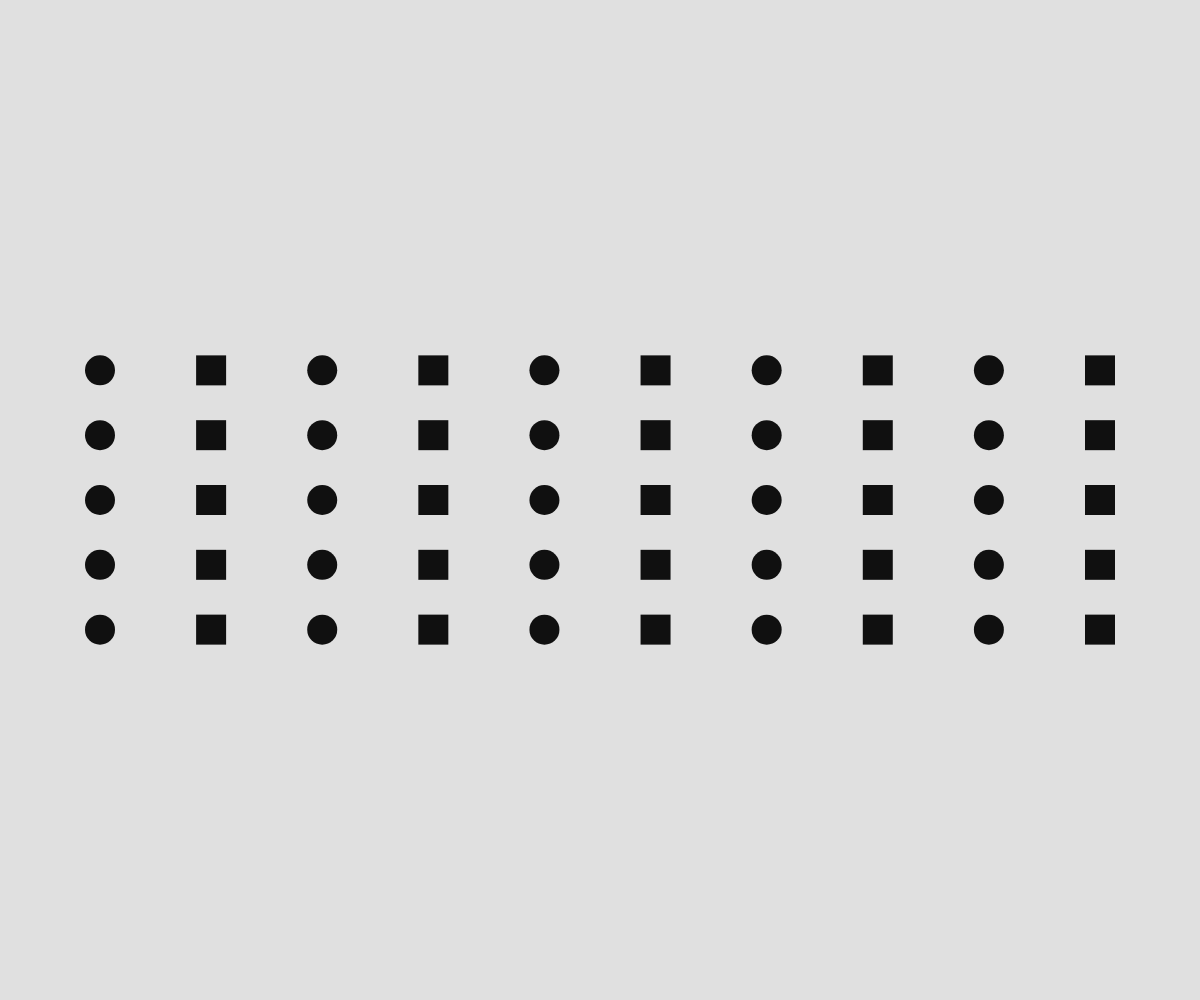
Frame 1 (no input)
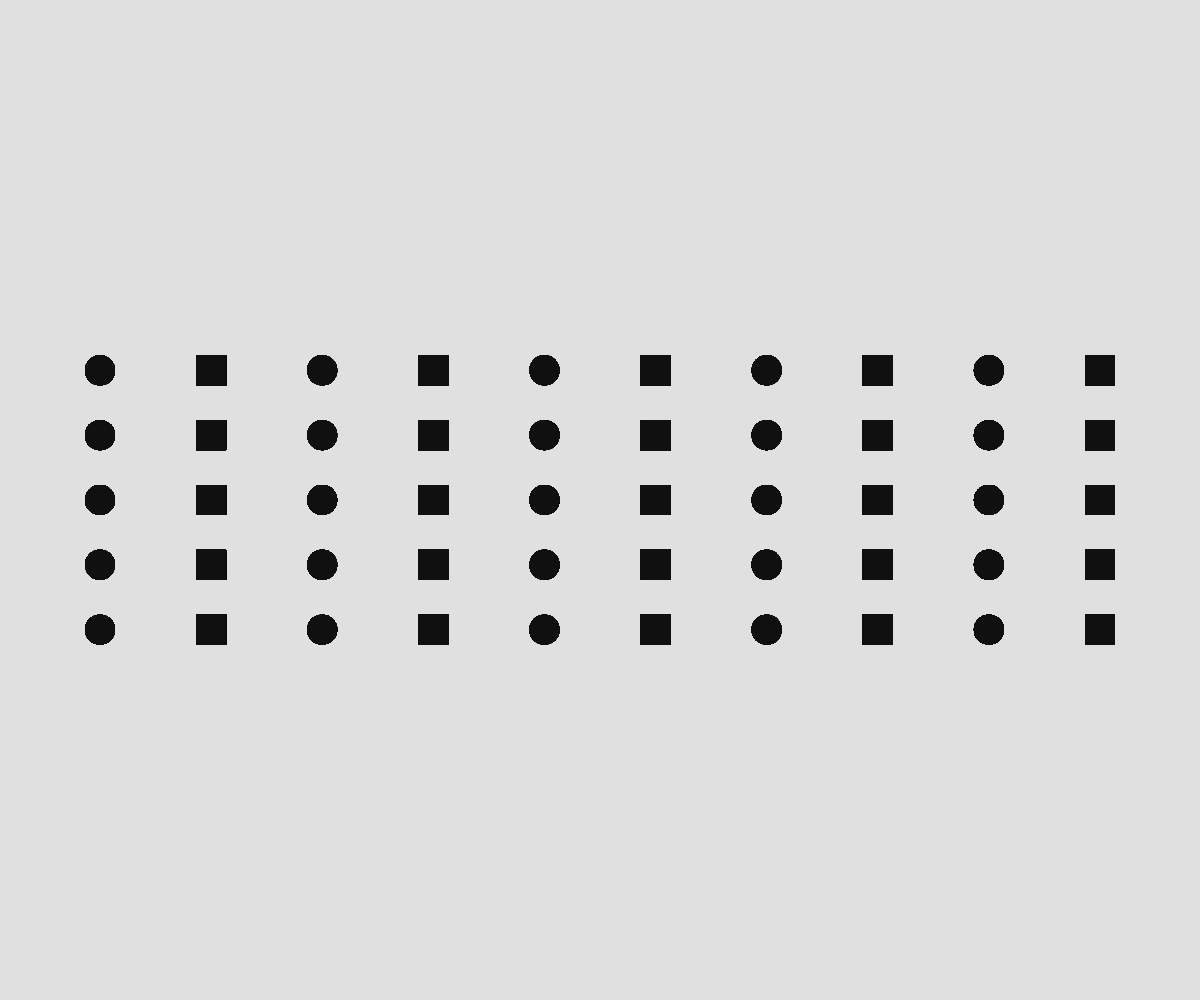
Frame 60 (no input)
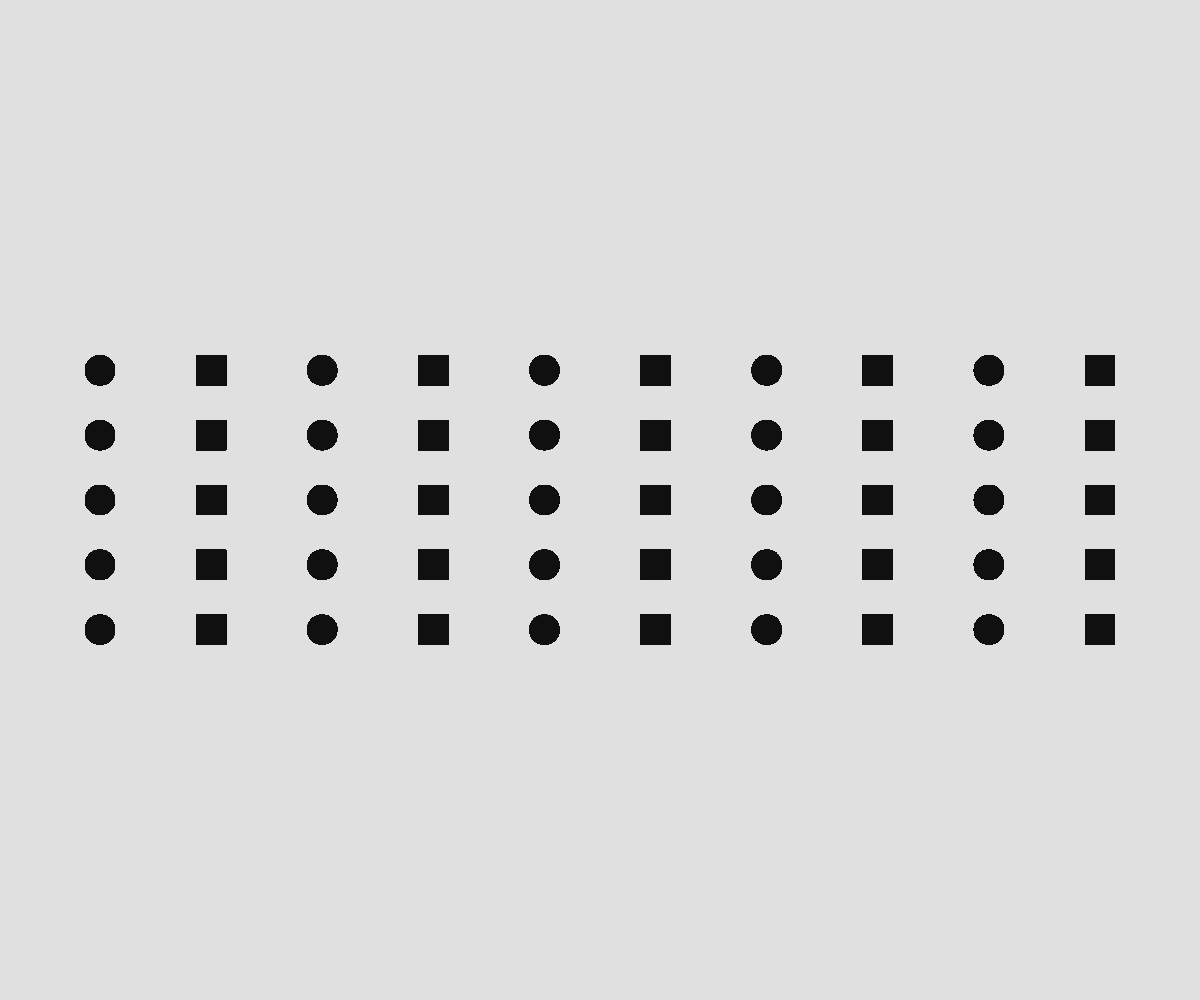
Frame 120 (the mouse pressed at the canvas centre since frame 60)

The p5.js sketch that drew these frames (run headless with seeded random() and noise() and a simulated clock; from frame 60 on, the mouse is pressed at the canvas centre):

// p5.js sketch
// ── sketch.js
// README: I've decided to recreate the example shown on canvas instead of following the text instructions, more fun

function setup() {
  createCanvas(windowWidth, windowHeight);
  background(224);
}

function draw() {
  noStroke()
  fill(16)
  let size = 30
  for (let x = 0; x < 10; x++) {
    for (let y = 0; y < 5; y++) {
      // this remaps 0 to 50 to numbers that are useful on our canvas
      let xPos = map(x, 0, 9, 100, width - 100);
      // this should be replaced with a definition using the map function
      let yPos = map(y, 0, 4, height/2.7, height - height/2.7);
      if (x % 2 == 0){
        ellipse(xPos, yPos, size);
      } else {
        rectMode(CENTER)
        square(xPos, yPos, size);
      }
    }
  }
}
